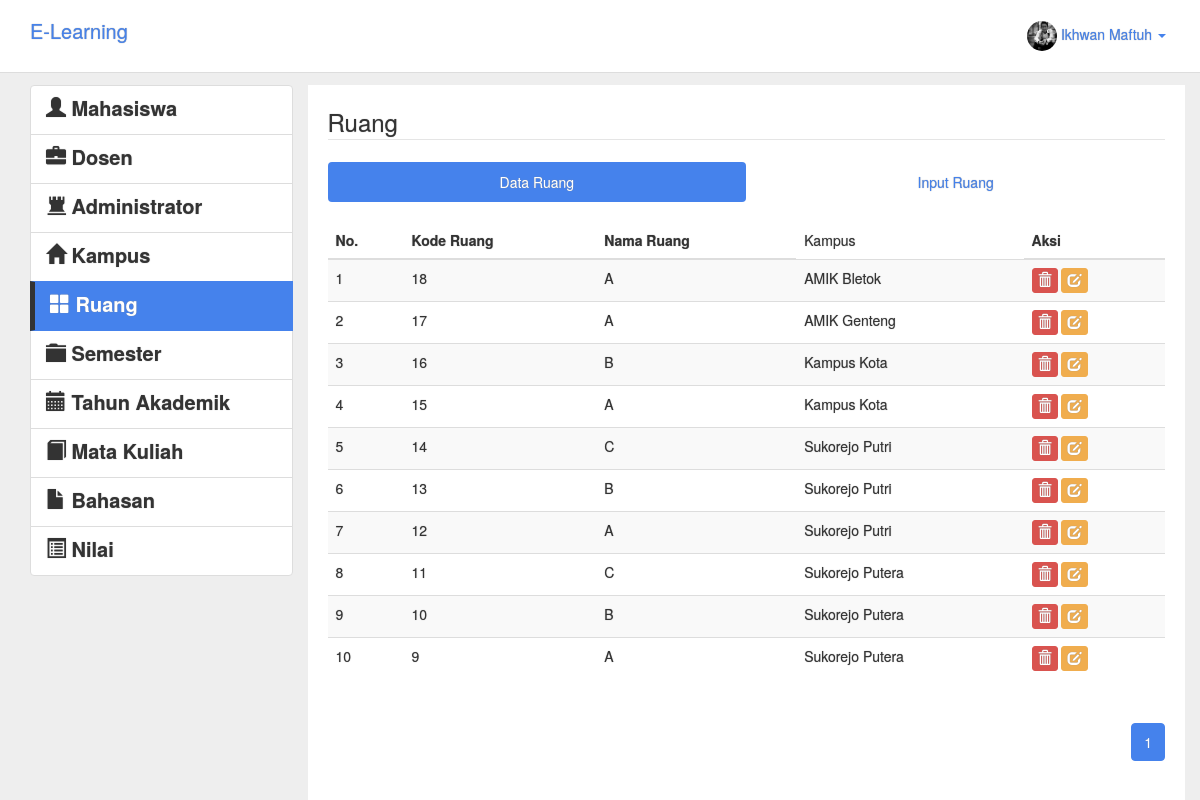
Page /admin/ruang/index.php (signed in) on the committed database.
### tables this page shows
CREATE TABLE IF NOT EXISTS `ruang` (
`RUANG_ID` int(11) NOT NULL,
  `KAMPUS_KODE` varchar(4) DEFAULT NULL,
  `RUANG_STRING` varchar(1) DEFAULT NULL
);

CREATE TABLE IF NOT EXISTS `kampus` (
  `KAMPUS_KODE` varchar(4) NOT NULL,
  `KAMPUS_STRING` varchar(50) DEFAULT NULL,
  `KAMPUS_ALAMAT` text
);

### admin/ruang/index.php (the view, shortened to what this page needs)
<?php
if ($_SESSION["level"]== "Admin") {
?>
<!DOCTYPE HTML>
<html>
	<head>
		<link rel="stylesheet" type="text/css" href="../../css/lumen.css">
	</head>
	<body style="padding-top:85px;text-shadow: 0px 0px 1px #909090 !important;background:#eee;">
		<div class="container">
			<div class="row clearfix">
				<header class="navbar navbar-inverse navbar-fixed-top bs-docs-nav" role="banner" style="">
				  <div class="container">
				    <div class="navbar-header" style="">
				      	<a href="../" class="navbar-brand">E-Learning</a>
				    </div>
				    <nav class="collapse navbar-collapse bs-navbar-collapse" role="navigation" >
				      <ul class="nav navbar-nav navbar-right">
					    <li class="dropdown">
					      <a href="#" class="dropdown-toggle" data-toggle="dropdown"><span><img src="<?php echo $_SESSION['gambar']; ?>" class="img-circle" width="30" height="30"></span> <?php echo $_SESSION["nama"]; ?> <b class="caret"></b></a>
					    </li>
				      </ul>
				    </nav>
				  </div>
				</header>
			</div>
		</div>
		<div class="container" style="">
			<div class="row">
				<div class="col-md-3 col-xs-12">
					<div class="list-group">
					  <a href="../mahasiswa" class="list-group-item">
					    <h4 class="list-group-item-heading"><span class="glyphicon glyphicon-user"></span> Mahasiswa</h4>					  </a>
					  <a href="../dosen" class="list-group-item">
					    <h4 class="list-group-item-heading"><span class="glyphicon glyphicon-briefcase"></span> Dosen</h4>
					  </a>
					  <a href="../administrator" class="list-group-item">
					    <h4 class="list-group-item-heading"><span class="glyphicon glyphicon-tower"></span> Administrator</h4>
					  </a>
					  <a href="../kampus" class="list-group-item">
					    <h4 class="list-group-item-heading"><span class="glyphicon glyphicon-home"></span> Kampus</h4>
					  </a>
					  <a href="#" class="list-group-item active" style="border-left:5px #333 solid;">
					    <h4 class="list-group-item-heading"><span class="glyphicon glyphicon-th-large"></span> Ruang</h4>
					  </a>
					  <a href="../semester" class="list-group-item">
					    <h4 class="list-group-item-heading"><span class="glyphicon glyphicon-folder-close"></span> Semester</h4>
					  </a>
					  <a href="../tahunakademik" class="list-group-item">
					    <h4 class="list-group-item-heading"><span class="glyphicon glyphicon-calendar"></span> Tahun Akademik</h4>
					  </a>
					  <a href="../matakuliah" class="list-group-item">
					    <h4 class="list-group-item-heading"><span class="glyphicon glyphicon-book"></span> Mata Kuliah</h4>
					  </a>
					  <a href="../bahasan" class="list-group-item">
					    <h4 class="list-group-item-heading"><span class="glyphicon glyphicon-file"></span> Bahasan</h4>
					  </a>
					  <a href="../nilai" class="list-group-item">
					    <h4 class="list-group-item-heading"><span class="glyphicon glyphicon-list-alt"></span> Nilai</h4>
					  </a>
					</div>
				</div>
				<div class="col-md-9 col-xs-12" style="background:#fff;padding:20px;">
					<legend>Ruang</legend>
					<ul class="nav nav-pills nav-justified">
						<li class="active"><a href="#tabelruang" data-toggle="tab">Data Ruang</a></li>
						<li><a href="#inputruang" data-toggle="tab">Input Ruang</a></li>
					</ul>
					<div class="tab-content">
						<div class="tab-pane active" id="tabelruang"><br>
							<table class="table table-hover table-striped table-responsive">
								<thead>
									<tr>
										<th>No.</th>
										<th>Kode Ruang</th>
										<th>Nama Ruang</th>
										<td>Kampus</td>
										<th>Aksi</th>
									</tr>
								</thead>
								<tbody>
									<?php
										$bph  = 10;
										if (isset($_GET['hal'])) {
											$halno = $_GET['hal'];
										}
										else  {$halno = 1;}
										$offset = ($halno-1)*$bph;
										$qmhs = "SELECT ruang.*,kampus.* FROM ruang LEFT JOIN kampus ON ruang.kampus_kode=kampus.kampus_kode ORDER BY ruang_id DESC LIMIT $offset,$bph";
										$hmhs = mysql_query($qmhs) or die(mysql_error());
										$jmhs = mysql_num_rows($hmhs);
										if ($jmhs>0) {
											$no=1;
											while ($smhs = mysql_fetch_array($hmhs)) {
									?>
											<tr>
												<td><?php echo $no;?></td>
												<td><?php echo $smhs['RUANG_ID'];?></td>
												<td><?php echo $smhs['RUANG_STRING'];?></td>
												<td><?php echo $smhs['KAMPUS_STRING'];?></td>
												<td><a class="btn btn-danger btn-xs" href="delruang.php?id=<?php echo $smhs['RUANG_ID'];?>"><span class="glyphicon glyphicon-trash"></span></a> <a class="btn btn-warning btn-xs" href="editruang.php?kd=<?php echo $smhs['RUANG_ID'];?>"><span class="glyphicon glyphicon-edit"></span></a></td>
											</tr>
									<?php
											$no++;
											}
										}
										else{ echo mysql_error();}
									?>
								</tbody>
							</table>
							<?php
								$qdt 	= "SELECT COUNT(*) AS hdt FROM ruang";
								$eqdt 	= mysql_query($qdt);
								$aqdt 	= mysql_fetch_array($eqdt);
								$hsdt 	= $aqdt['hdt'];
								$jhal 	= ceil($hsdt/$bph);
							?>
							<ul class="pagination pull-right">
							<?php
								for ($hal=1; $hal <= $jhal ; $hal++) {
									if ((($hal >= $halno - 3) && ($hal <= $halno + 3)) || ($hal == 1) || ($hal == $jhal)) {
              							if ($hal == $halno) echo "<li class='active'><a href='#'>".$hal."</a></li>";
              							else echo "<li><a href='".$_SERVER['PHP_SELF']."?hal=".$hal."'>".$hal."</a></li>";
									}
								}
							?>
							</ul>
						</div>
					</div>
				</div>
			</div>
		</div>
	</body>
</html>
<?php
	}
else{
	header("location:../../login");
}
?>

### rows in the picture
ruang: RUANG_ID "18", RUANG_STRING "A", KAMPUS_KODE.KAMPUS_STRING "AMIK Bletok"
ruang: RUANG_ID "17", RUANG_STRING "A", KAMPUS_KODE.KAMPUS_STRING "AMIK Genteng"
ruang: RUANG_ID "16", RUANG_STRING "B", KAMPUS_KODE.KAMPUS_STRING "Kampus Kota"
ruang: RUANG_ID "15", RUANG_STRING "A", KAMPUS_KODE.KAMPUS_STRING "Kampus Kota"
ruang: RUANG_ID "14", RUANG_STRING "C", KAMPUS_KODE.KAMPUS_STRING "Sukorejo Putri"
ruang: RUANG_ID "13", RUANG_STRING "B", KAMPUS_KODE.KAMPUS_STRING "Sukorejo Putri"
ruang: RUANG_ID "12", RUANG_STRING "A", KAMPUS_KODE.KAMPUS_STRING "Sukorejo Putri"
ruang: RUANG_ID "11", RUANG_STRING "C", KAMPUS_KODE.KAMPUS_STRING "Sukorejo Putera"
ruang: RUANG_ID "10", RUANG_STRING "B", KAMPUS_KODE.KAMPUS_STRING "Sukorejo Putera"
ruang: RUANG_ID "9", RUANG_STRING "A", KAMPUS_KODE.KAMPUS_STRING "Sukorejo Putera"

### other values in the picture
$_SESSION["nama"] "Ikhwan Maftuh"
